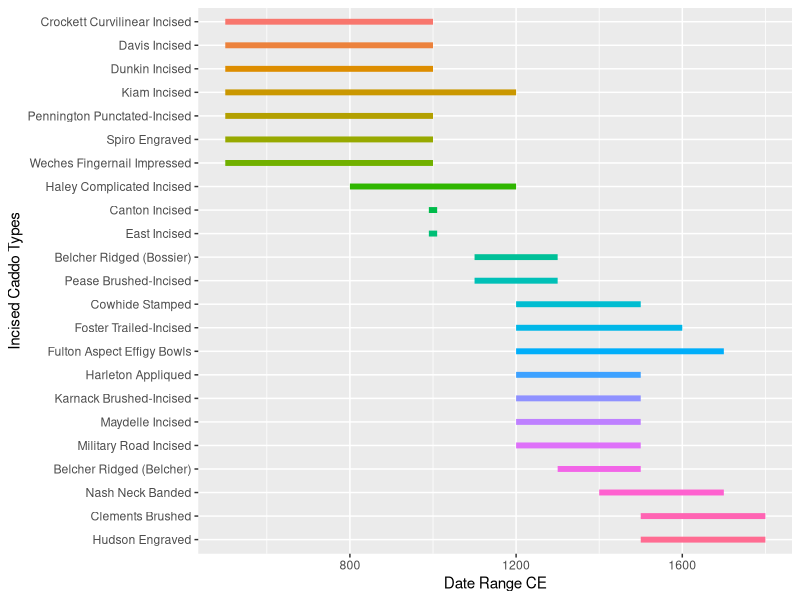

This chart was generated by the following R code:
## ---- chunk 1
# load ggplot2
library(ggplot2)

# gantt chart of relative dates for incised Caddo ceramic types
temp<-data.frame(Type = c('Belcher Ridged (Bossier)', 'Belcher Ridged (Belcher)', 'Canton Incised', 'Clements Brushed', 'Cowhide Stamped', 'Crockett Curvilinear Incised', 'Davis Incised', 'Dunkin Incised', 'East Incised', 'Foster Trailed-Incised', 'Fulton Aspect Effigy Bowls', 'Haley Complicated Incised', 'Harleton Appliqued', 'Hudson Engraved', 'Karnack Brushed-Incised', 'Kiam Incised', 'Maydelle Incised', 'Military Road Incised', 'Nash Neck Banded', 'Pease Brushed-Incised', 'Pennington Punctated-Incised', 'Spiro Engraved', 'Weches Fingernail Impressed'), # canton/east incised types date to AD 1000, but were modified to 990-1010 so that it would show on the gantt chart
                 Date_Range_CE = c(1100, 1300, 990, 1500, 1200, 500, 500, 500, 990, 1200, 1200, 800, 1200, 1500, 1200, 500, 1200, 1200, 1400, 1100, 500, 500, 500), # in years CE
                 end = c(1300, 1500, 1010, 1800, 1500, 1000, 1000, 1000, 1010, 1600, 1700, 1200, 1500, 1800, 1500, 1200, 1500, 1500, 1700, 1300, 1000, 1000, 1000) # in years CE
)

# reorder types by date range
temp$Type <- factor(temp$Type, levels = temp$Type[order(temp$Date_Range_CE)])

type.time <- ggplot(temp, aes(x = Date_Range_CE, xend = end, y = factor(Type, 
       levels = rev(levels(factor(Type)))), yend = Type, color = Type)) +
  geom_segment(size = 2) +
  scale_colour_discrete() +
  theme(legend.position = "none") +
  labs(y = "Incised Caddo Types", x = "Date Range CE")

# render figure
type.time
